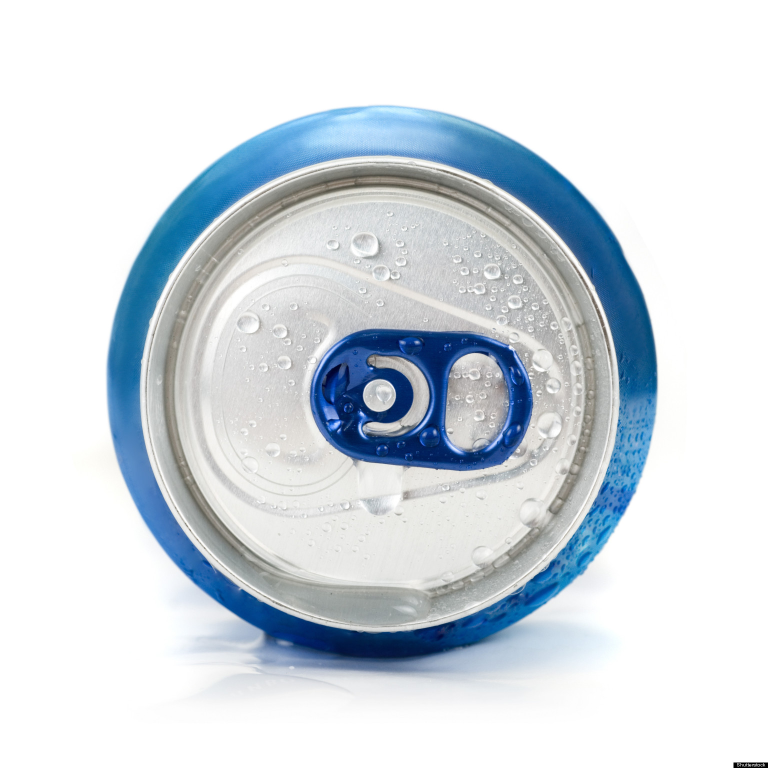
#> input picture testimages/can.jpg, 1536 x 1536 px (shown at 1/2 size)
$ python canny.py --image ../testimages/can.jpg
#> lines starting #> are read from the running program, lines starting #| are printed output that depends on the picture; after the words box and inside, x2 and y2 are one past the last pixel; in counts of white or black regions, pixels touching at a corner belong together
import numpy as np
import cv2
import argparse
import matplotlib.pyplot as plt

#construct the argument parser and parse the arguments
ap = argparse.ArgumentParser()
ap.add_argument('-i', '--image', required = True, help = "Path to the image")
ap.add_argument("-s", "--shrink", action="store_true")
args = vars(ap.parse_args())

#Load the image and clone it for output
img = cv2.imread(args['image'], cv2.IMREAD_ANYCOLOR | cv2.IMREAD_ANYDEPTH)
#> img is the input picture: shape (1536, 1536, 3); mean B, G, R 225.9, 219, 210.8
if args["shrink"]:
	img = cv2.resize(img, (0,0), fx=.25, fy=.25)
gray = cv2.cvtColor(img, cv2.COLOR_BGR2GRAY)
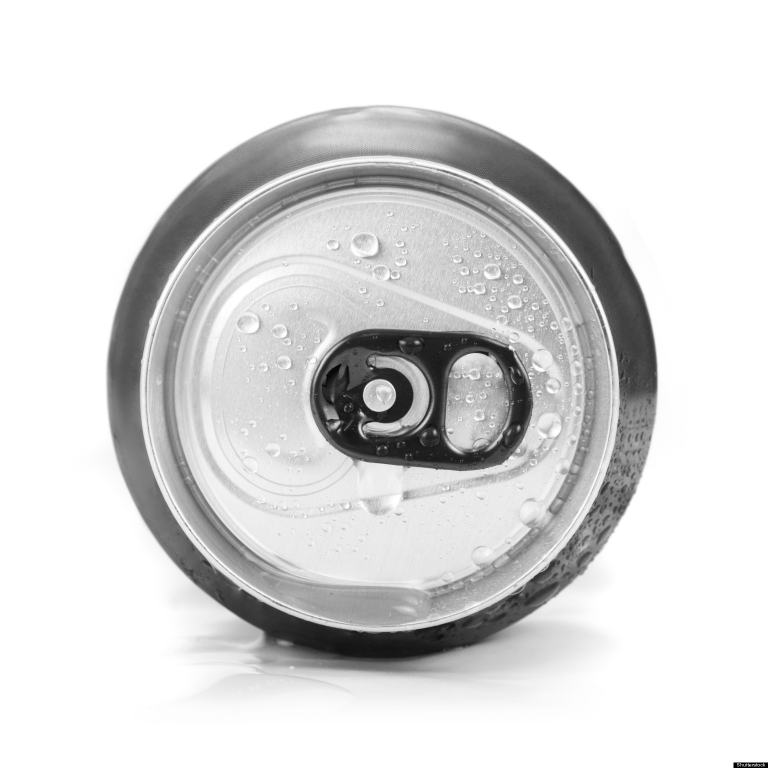
#> gray: shape (1536, 1536) (shown at 1/2 size); min 0, max 255, mean 217.4


#The canney algorithm only takes 8-bit images as input, need to convert if the image is in 16bit
if(gray.dtype == "uint16"):
	gray = (gray/256).astype('uint8')


edges = cv2.Canny(gray, 10, 20)
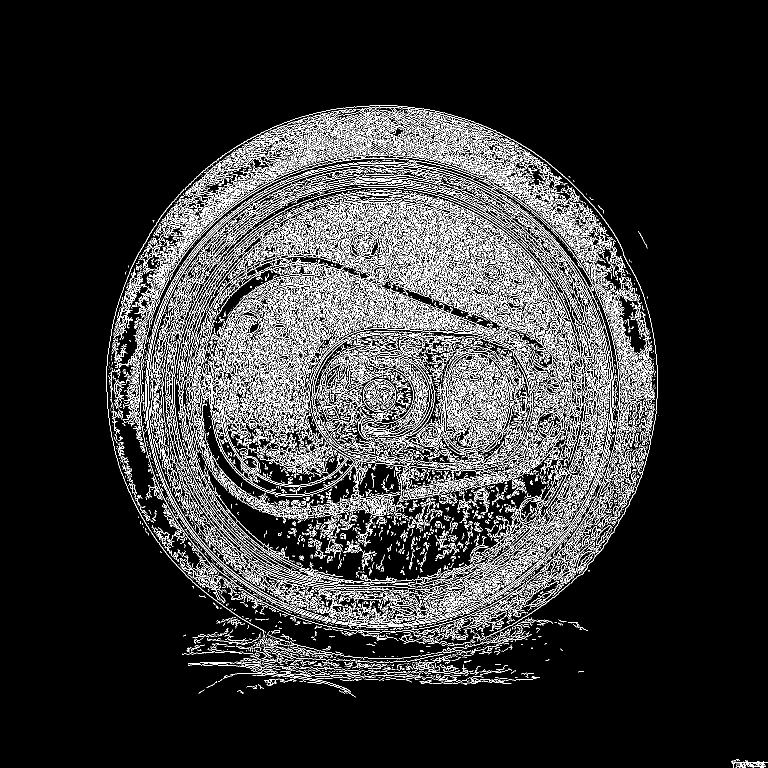
#> edges: shape (1536, 1536) (shown at 1/2 size); 11.8% white in thin lines or dots, all inside (x1, y1, x2, y2) = (213, 210, 1536, 1536)
#adjust low and high hysteresis threshold - to test out what CHT will do (canny computerphile vid)


plt.imshow(cv2.cvtColor(edges, cv2.COLOR_GRAY2RGB))
plt.show()

'''
cv2.imshow("canny", np.hstack([gray, edges]))
cv2.waitKey(0)
'''
